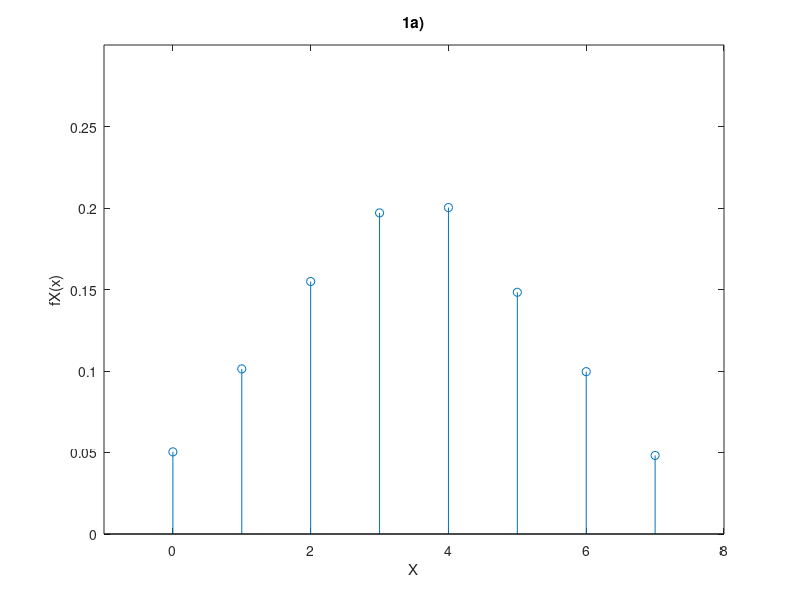

Reproduce this figure in MATLAB.
% EXERCÍCIO 1
% Considere um processo aleatório que gera dois números: o primeiro número
% de 1 a 4 (com todos os valores igualmente prováveis) e o segundo número
% de 4 a 8 (com todos os valores também igualmente prováveis).
% Seja X a variável aleatória que representa o segundo número menos o
% primeiro número.
% (a) (3.0 valores) Estime por simulação (usando 10000 simulações) a função
%     massa de probabilidade da variável aleatória X e apresente-a num
%     gráfico do tipo stem.

fprintf("Exercicio 1:\n");
N = 10000;
X1 = randi([1 4], 1, N);
X2 = randi([4 8], 1, N);
X = X2 - X1;

resultados = zeros(1, length(unique(X)));
for i = 1:N
    resultados(X(i) + 1) = resultados(X(i) + 1) + 1;  % contador++ sendo que a posiçao 1 representa X=0 e assim adiante
end
fX = resultados/N;  % Variavel que detem as probabilidades de cada evento (valor de X) acontecer nesta experiencia

X = unique(X);  % Usado para os valores do grafico
stem(X, fX),xlabel('X'),ylabel('fX(x)');  % Fazer um grafico do tipo massa de probabilidade da variavel X
title("1a)");
axis([-1 8 0 0.3]);  % Acertar os eixos do grafico para melhor ver o resultado
fprintf("1a) Gráfico que apresenta a massa de probabilidade da variável X tem o nome de Figure 1.\n");


% (b) (2.0 valores) Com base na função massa de probabilidade estimada,
%     estime o valor esperado, a variância e o desvio padrão da variável
%     aleatória X.

media = sum(fX.*X);
variancia = sum(fX.*(X.^2)) - media^2;
desvioPadrao = sqrt(variancia);
fprintf('Media: %f || Variancia: %f || Desvio Padrão: %f\n', media, variancia, desvioPadrao);

% (c) (2.0 valores) Determine o valor teórico da probabilidade de X ser
%     maior que 3, sabendo que o primeiro número é 2.
% X1 = 2
% X2 = {4, 5, 6, 7, 8}
% X = {2, 3, 4, 5, 6} há 5 casos possiveis quando X = X2 - 2
% X>3 = {4, 5, 6} são 3 casos favoráveis.
% Pela Lei de Laplace
% P(X > 3 | X1 = 2) =  Casos favoráveis / Casos possíveis = 3/5
fprintf("1c) O valor teórico da probabilidade de X ser maior que 3, sabendo que o primeiro número é 2: 3/5.\n\n");

%%
% EXERCÍCIO 2
% Considere um sistema com 4 estados (1, 2, 3 e 4) modelado por uma cadeia
% de Markov com a matriz de transição de estados T seguinte.

T= [0.2 0.4 0.1 0
    0.4 0.3 0.1 0.1
    0.3 0.3 0.8 0.1
    0.1 0   0   0.8];

% (a) (3.0 valores) Qual a probabilidade de o sistema, começando no
%     estado 2, estar no estado 4 após 5 transições?

fprintf("Exercicio 2:\n");
vi = [0 1 0 0]';
v5 = T^5 * vi;
fprintf('A probabilidade de após 5 transiçoes estar no estado 4 é: %f\n', v5(4));

% (b) (2.0 valores) Qual a probabilidade de o sistema, começando no
%     estado 2, manter-se no estado 2 nas 5 primeiras transições?
fprintf('A probabilidade de após 5 transiçoes estar no estado 2 é: %f\n', v5(2));
%%
% EXERCÍCIO 3
% Considere um conjunto de 4 páginas web (A, B, C e D) com os hyperlinks
% seguintes entre eles:
% A -> B , A -> C , B -> C , C -> D
%
% (3.0 valores) Determine o pagerank de cada página web ao fim de 10
% iterações assumindo beta = 0.8 e resolvendo primeiro problemas que
% possam existir de 'spider traps' e/ou 'dead-ends'.
fprintf("Exercicio 3:\n");
    %a   b  c  d
H = [0   0  0  0   % a
     1/2 0  0  0   % b
     1/2 1  0  0   % c
     0   0  1  0]; % d
% H é meramente uma matriz de auxilio que representa o que foi dadao no
% enunciado

H1 = [0   0  0 1/4   % a
     1/2 0  0  1/4   % b
     1/2 1  0  1/4   % c
     0   0  1  1/4]; % d Problemas de dead-end resolvido

Beta = 0.8;
A = Beta*H1 - (1 - Beta)*ones(4)/4; % matriz funça da google para resolver spider tracks
PRInicial = ones(4,1)/4

PRankF = A^10 * PRInicial;

fprintf('O pagerank de cada pagina é:\nA - %f\nB - %f\nC - %f\nD - %f\n',PRankF(1),PRankF(2),PRankF(3),PRankF(4));











